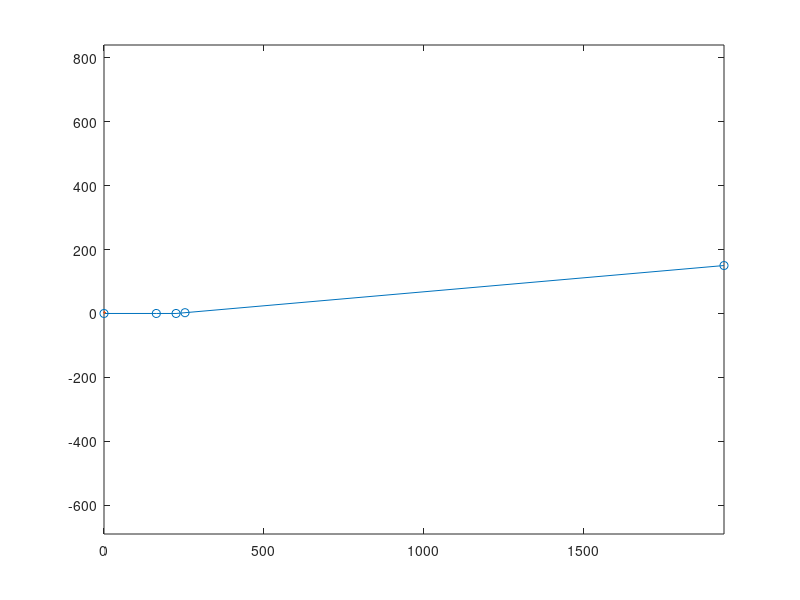

The MATLAB source for this figure:
% Use metric units

% Environmental conditions
g = 9.81; % Acceleration due to gravity (m/s^2)
rho = 1.14; % Air density (kg/m^3) PARAMETER

% Aircraft parameters
% W = 14.9685*g; % Aircraft weight (N) PARAMETER
W = 33 * 4.44822; % lbf to N
sref = 1.5652; % Wing reference area (m^2) PARAMETER
mu = 0.0275; % Rolling friction coefficient

% Propulsion parameters
T = @(v) (50.9 - 1.0 * v - 0.0344 * v.^2) * (rho / 1.254).^(1/3);

% Aerodynamic parameters
CL_Max = 1.3805;
alpha_Ground = deg2rad(12.8);
CL_Ground = 1.3644;
CD_Ground = 0.2854;
% CD_Ground = 0.1759;
alpha_Rotate = deg2rad(7.5620);
CL_Rotate = 0.8 * CL_Max;
CD_Rotate = 0.1830;
% CD_Rotate = 0.1135;

% Drag and lift
D = @(v, CD) 0.5 * rho * v^2 * sref * CD;
L = @(v, CL) 0.5 * rho * v^2 * sref * CL;

% Stall velocity and takeoff velocity
VStall = sqrt(2 * W / (sref * rho * CL_Max));
VTO = 1.1 * VStall;

% Climb parameters
theta_climb = deg2rad(5); % rad
h_cruise = 150 * 12 / 39.37;

% Parameters to iterate over
S = 0; % horizontal distance (m)
h = 0; % vertical height (m)
V = 0; % velocity (m/s)
t = 0; % time elapsed (s)

dt = 0.01; % (s)

%% Takeoff run
% Iterate from standstill, to takeoff velocity
% Early rotation when lift is greater than weight

while V < VTO
    a = (T(V)*cos(alpha_Ground) - D(V, CD_Ground) - (W - L(V, CL_Ground) - T(V)*sin(alpha_Ground)) * mu) * (g / W);

    V = V + a * dt;
    S = S + V * dt;
    t = t + dt;

    if (W - L(V, CL_Ground) - T(V)*sin(alpha_Ground) < 0)
        disp("Early Rotation");
        break;
    end
end

S_G = S;

%% Rotation
% Assume instantaneous rotation
% Assume aircraft stays on the ground
% Finish when reaching takeoff velocity

t_rotation = t;

while V < VTO
    a = (T(V)*cos(alpha_Rotate) - D(V, CD_Rotate) - (W - L(V, CL_Rotate) - T(V)*sin(alpha_Rotate)) * mu) * (g / W);

    V = V + a * dt;
    S = S + V * dt;
    t = t + dt;
end

S_R = S - S_G;

%% Transition
% Constant velocity arc

R = V^2 / (0.15 * g);
S_TR = R * sin(theta_climb);
h_TR = S_TR * tan(theta_climb);

%% Climb
% Constant velocity climb to cruise altitude

S_CL = (h_cruise - h_TR) / tan(theta_climb);

t_TR = (S_TR + (S_CL / cos(theta_climb))) / V;

%% Plots

x = [0, S_G, S_G+S_R, S_G+S_R+S_TR, S_G+S_R+S_TR+S_CL];
y = [0, 0, 0, h_TR, h_cruise];

plot(x*39.37/12, y*39.37/12, LineWidth=3);
hold on
scatter(x*39.37/12, y*39.37/12);
axis equal